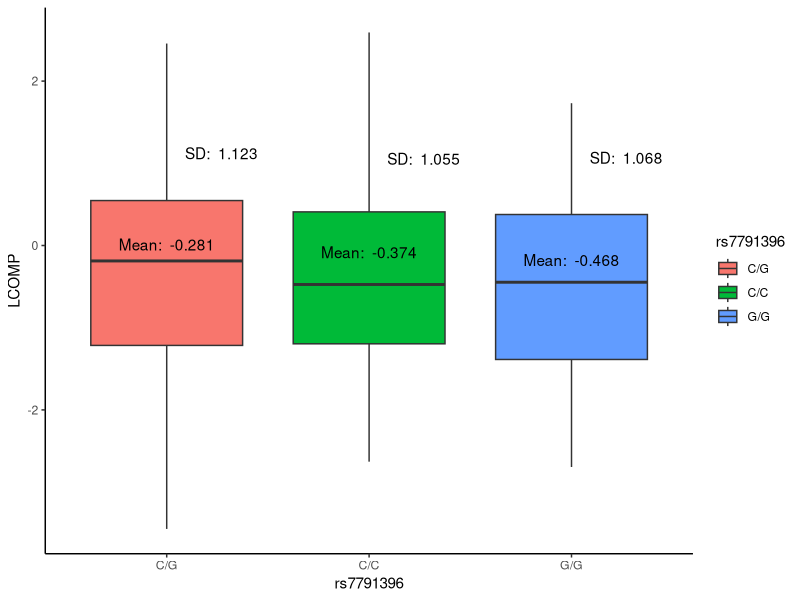
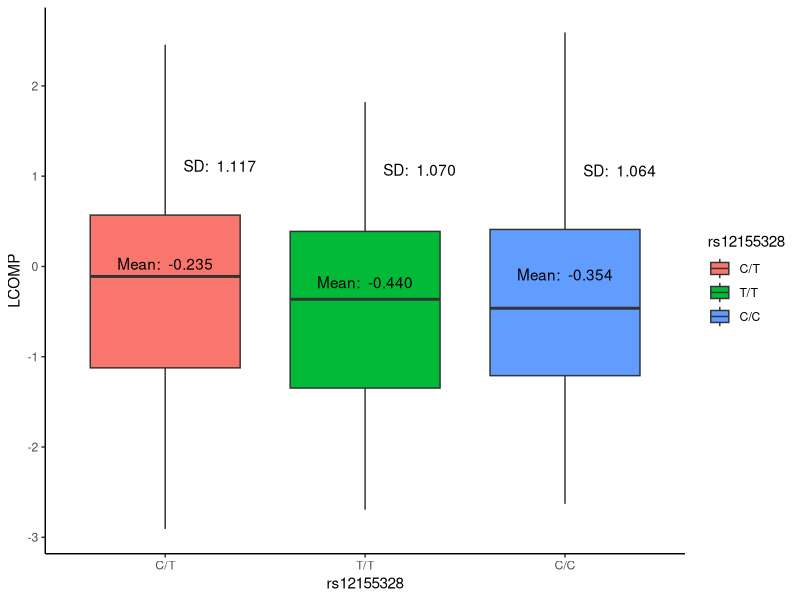
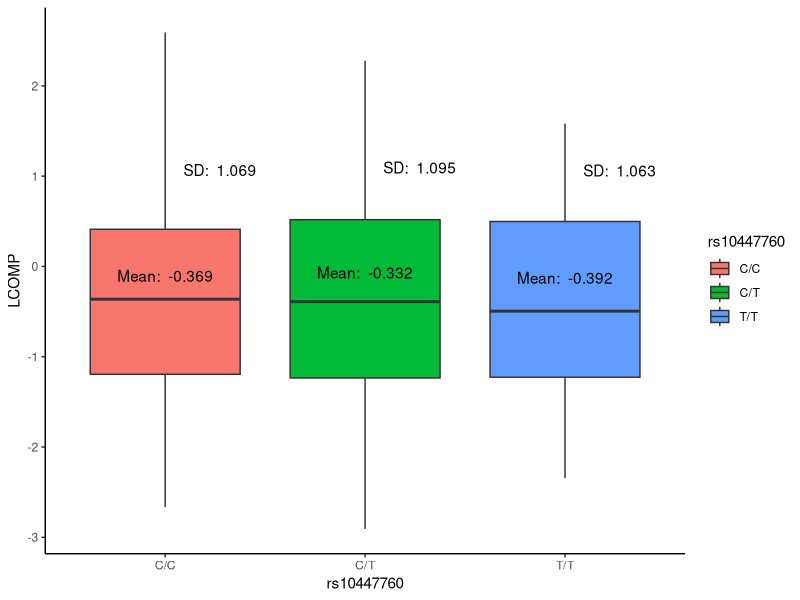
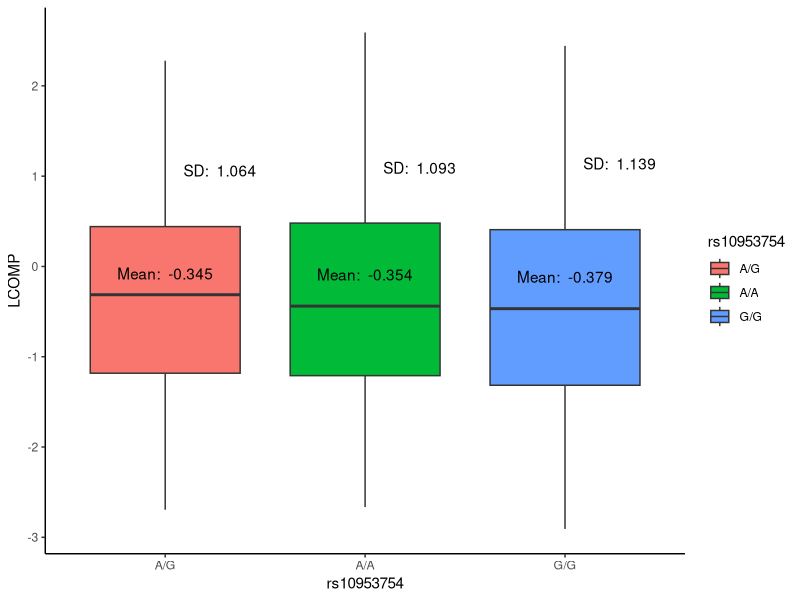
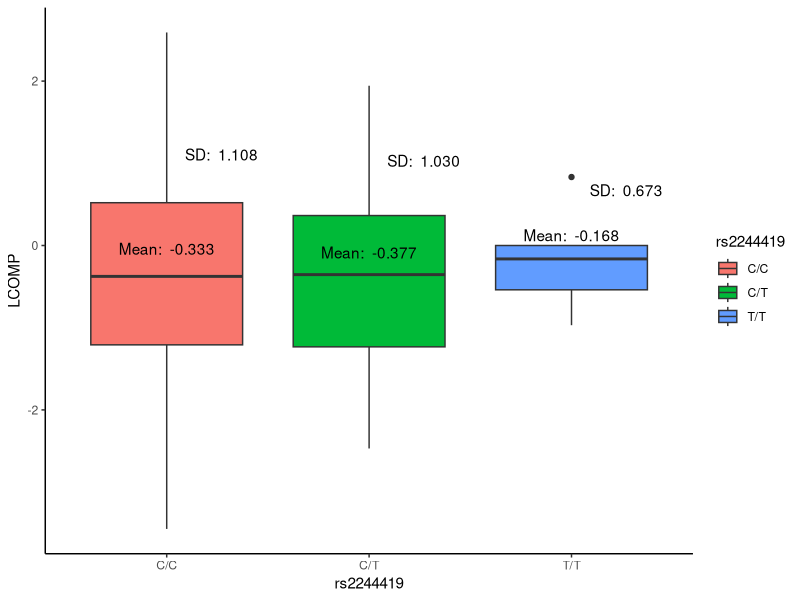
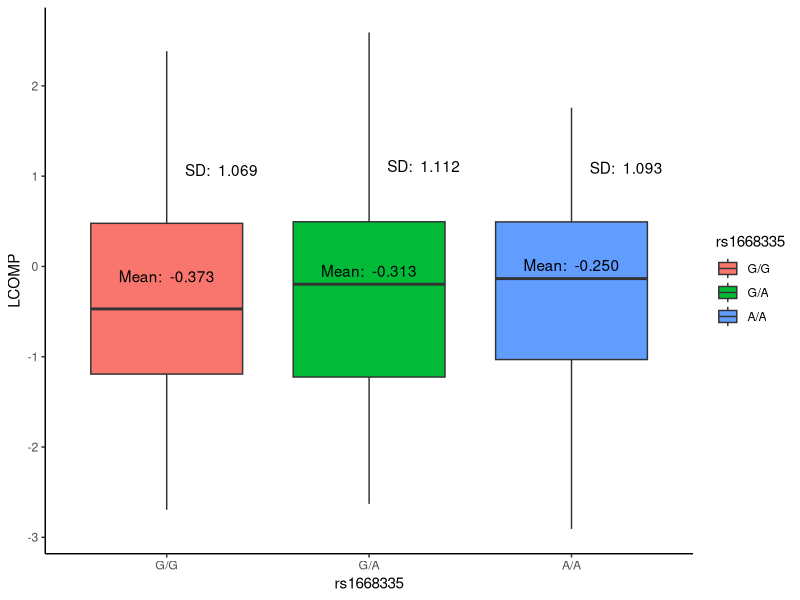
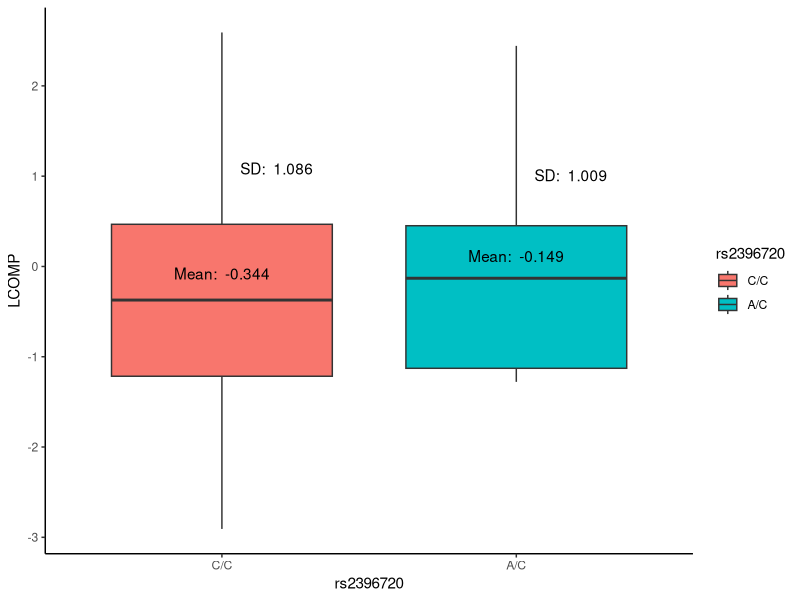
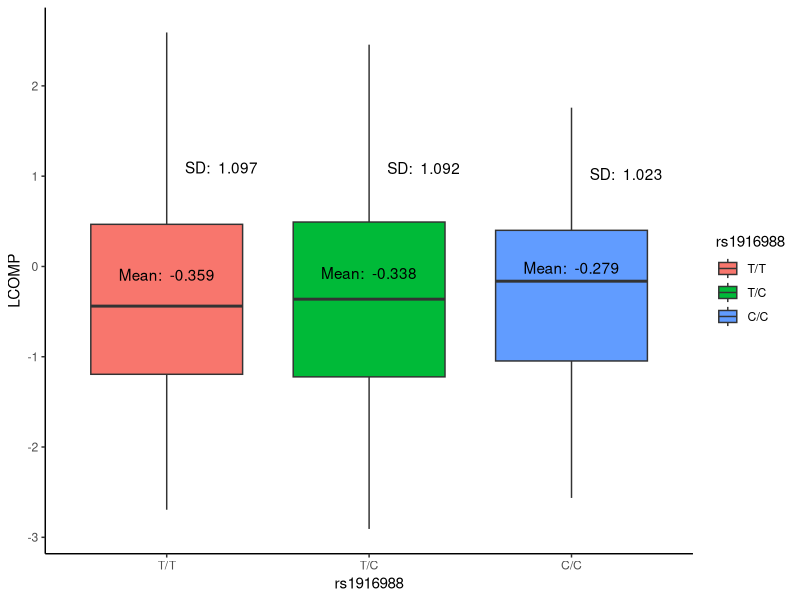

Here is the R script that generated these plots, in order:
## ---- chunk 1
library(tidyverse)
library(skimr)
## ---- chunk 2
elvs <- read_csv(here::here("data", "tidy_elvs.csv"))
elvs <- elvs %>% mutate(rs1916988 = as_factor(rs1916988))
iowa <- read_csv(here::here("data", "tidy_iowa.csv"))
iowa <- iowa %>% mutate_at(vars(starts_with("rs")), funs( as_factor(.)))
## ---- chunk 3

test <- iowa %>% select(LCOMP,rs7791396) %>% filter( rs7791396 != '0/0')

sumar <- test %>% group_by(rs7791396) %>% summarize(
  mean(LCOMP),
  sd(LCOMP),
  n() 
  ) 
#test %>% group_by(rs7791396) %>% skim()
mean <- sumar %>% pull('mean(LCOMP)')
sd <- sumar %>% pull('sd(LCOMP)')
n <- sumar %>% pull('n()')



test_mod <- lm(LCOMP~ rs7791396 , data=test)
# str(summary(test_mod)) #Look in here to find parse
rsq <- summary(test_mod)$r.squared[1]

cat('R Squared: ' , rsq )

#summary(str(anova(test_mod)))

F_stat <- anova(test_mod)$'F value'[1]

cat('F statistic: ' , F_stat)

p_val <- anova(test_mod)$'Pr(>F)'[1]

cat('P value: ' , p_val)
  
fun_mean <-  function(x){
  return(data.frame(y=mean(x),label=paste( 'Mean: ',formatC(mean(x,na.rm=T), digits =3, format='f'))))
}

fun_sd <-  function(x){
  return(data.frame(y=sd(x),label=paste( 'SD: ',formatC(sd(x,na.rm=T), digits =3, format='f'))))
}

fun_n <-  function(x){
  return(data.frame(y=mean(x),label=paste( 'Mean: ',formatC(mean(x), digits =3, format='f'))))
}


test %>% ggplot(aes(x=rs7791396,y= LCOMP)) + 
  geom_boxplot(aes(fill=rs7791396))  +
  stat_summary(fun.data = fun_mean, geom='text',vjust=-1.5) +
  stat_summary(fun.data = fun_sd, geom='text',hjust=-.25) +
  theme_classic()
  
ggsave('rs7791396.png')

## ---- chunk 4

test <- iowa %>% select(LCOMP,rs12155328) %>% filter( rs12155328 != '0/0')

sumar <- test %>% group_by(rs12155328) %>% summarize(
  mean(LCOMP),
  sd(LCOMP),
  n() 
  ) 
#test %>% group_by(rs7791396) %>% skim()
mean <- sumar %>% pull('mean(LCOMP)')
sd <- sumar %>% pull('sd(LCOMP)')
n <- sumar %>% pull('n()')



test_mod <- lm(LCOMP~ rs12155328 , data=test)
# str(summary(test_mod)) #Look in here to find parse
rsq <- summary(test_mod)$r.squared[1]

cat('R Squared: ' , rsq )

#summary(str(anova(test_mod)))

F_stat <- anova(test_mod)$'F value'[1]

cat('F statistic: ' , F_stat)

p_val <- anova(test_mod)$'Pr(>F)'[1]

cat('P value: ' , p_val)
  
fun_mean <-  function(x){
  return(data.frame(y=mean(x),label=paste( 'Mean: ',formatC(mean(x,na.rm=T), digits =3, format='f'))))
}

fun_sd <-  function(x){
  return(data.frame(y=sd(x),label=paste( 'SD: ',formatC(sd(x,na.rm=T), digits =3, format='f'))))
}

fun_n <-  function(x){
  return(data.frame(y=mean(x),label=paste( 'Mean: ',formatC(mean(x), digits =3, format='f'))))
}


test %>% ggplot(aes(x=rs12155328,y= LCOMP)) + 
  geom_boxplot(aes(fill=rs12155328))  +
  stat_summary(fun.data = fun_mean, geom='text',vjust=-1.5) +
  stat_summary(fun.data = fun_sd, geom='text',hjust=-.25) +
  theme_classic()
  
ggsave('rs12155328.png')

## ---- chunk 5

test <- iowa %>% select(LCOMP,rs10447760) %>% filter( rs10447760 != '0/0')

sumar <- test %>% group_by(rs10447760) %>% summarize(
  mean(LCOMP),
  sd(LCOMP),
  n() 
  ) 
#test %>% group_by(rs7791396) %>% skim()
mean <- sumar %>% pull('mean(LCOMP)')
sd <- sumar %>% pull('sd(LCOMP)')
n <- sumar %>% pull('n()')



test_mod <- lm(LCOMP~ rs10447760 , data=test)
# str(summary(test_mod)) #Look in here to find parse
rsq <- summary(test_mod)$r.squared[1]

cat('R Squared: ' , rsq )

#summary(str(anova(test_mod)))

F_stat <- anova(test_mod)$'F value'[1]

cat('F statistic: ' , F_stat)

p_val <- anova(test_mod)$'Pr(>F)'[1]

cat('P value: ' , p_val)
  
fun_mean <-  function(x){
  return(data.frame(y=mean(x),label=paste( 'Mean: ',formatC(mean(x,na.rm=T), digits =3, format='f'))))
}

fun_sd <-  function(x){
  return(data.frame(y=sd(x),label=paste( 'SD: ',formatC(sd(x,na.rm=T), digits =3, format='f'))))
}

fun_n <-  function(x){
  return(data.frame(y=mean(x),label=paste( 'Mean: ',formatC(mean(x), digits =3, format='f'))))
}


test %>% ggplot(aes(x=rs10447760,y= LCOMP)) + 
  geom_boxplot(aes(fill=rs10447760))  +
  stat_summary(fun.data = fun_mean, geom='text',vjust=-1.5) +
  stat_summary(fun.data = fun_sd, geom='text',hjust=-.25) +
  theme_classic()
  
ggsave('rs10447760.png')

## ---- chunk 6

test <- iowa %>% select(LCOMP,rs10953754) %>% filter( rs10953754 != '0/0')

sumar <- test %>% group_by(rs10953754) %>% summarize(
  mean(LCOMP),
  sd(LCOMP),
  n() 
  ) 
#test %>% group_by(rs7791396) %>% skim()
mean <- sumar %>% pull('mean(LCOMP)')
sd <- sumar %>% pull('sd(LCOMP)')
n <- sumar %>% pull('n()')



test_mod <- lm(LCOMP~ rs10953754 , data=test)
# str(summary(test_mod)) #Look in here to find parse
rsq <- summary(test_mod)$r.squared[1]

cat('R Squared: ' , rsq )

#summary(str(anova(test_mod)))

F_stat <- anova(test_mod)$'F value'[1]

cat('F statistic: ' , F_stat)

p_val <- anova(test_mod)$'Pr(>F)'[1]

cat('P value: ' , p_val)
  
fun_mean <-  function(x){
  return(data.frame(y=mean(x),label=paste( 'Mean: ',formatC(mean(x,na.rm=T), digits =3, format='f'))))
}

fun_sd <-  function(x){
  return(data.frame(y=sd(x),label=paste( 'SD: ',formatC(sd(x,na.rm=T), digits =3, format='f'))))
}

fun_n <-  function(x){
  return(data.frame(y=mean(x),label=paste( 'Mean: ',formatC(mean(x), digits =3, format='f'))))
}


test %>% ggplot(aes(x=rs10953754,y= LCOMP)) + 
  geom_boxplot(aes(fill=rs10953754))  +
  stat_summary(fun.data = fun_mean, geom='text',vjust=-1.5) +
  stat_summary(fun.data = fun_sd, geom='text',hjust=-.25) +
  theme_classic()
  
ggsave('rs10953754.png')

## ---- chunk 7

test <- iowa %>% select(LCOMP,rs2244419) %>% filter( rs2244419 != '0/0')

sumar <- test %>% group_by(rs2244419) %>% summarize(
  mean(LCOMP),
  sd(LCOMP),
  n() 
  ) 
#test %>% group_by(rs7791396) %>% skim()
mean <- sumar %>% pull('mean(LCOMP)')
sd <- sumar %>% pull('sd(LCOMP)')
n <- sumar %>% pull('n()')



test_mod <- lm(LCOMP~ rs2244419 , data=test)
# str(summary(test_mod)) #Look in here to find parse
rsq <- summary(test_mod)$r.squared[1]

cat('R Squared: ' , rsq )

#summary(str(anova(test_mod)))

F_stat <- anova(test_mod)$'F value'[1]

cat('F statistic: ' , F_stat)

p_val <- anova(test_mod)$'Pr(>F)'[1]

cat('P value: ' , p_val)
  
fun_mean <-  function(x){
  return(data.frame(y=mean(x),label=paste( 'Mean: ',formatC(mean(x,na.rm=T), digits =3, format='f'))))
}

fun_sd <-  function(x){
  return(data.frame(y=sd(x),label=paste( 'SD: ',formatC(sd(x,na.rm=T), digits =3, format='f'))))
}

fun_n <-  function(x){
  return(data.frame(y=mean(x),label=paste( 'Mean: ',formatC(mean(x), digits =3, format='f'))))
}


test %>% ggplot(aes(x=rs2244419,y= LCOMP)) + 
  geom_boxplot(aes(fill=rs2244419))  +
  stat_summary(fun.data = fun_mean, geom='text',vjust=-1.5) +
  stat_summary(fun.data = fun_sd, geom='text',hjust=-.25) +
  theme_classic()
  
ggsave('rs2244419.png')

## ---- chunk 8

test <- iowa %>% select(LCOMP,rs1668335) %>% filter( rs1668335 != '0/0')

sumar <- test %>% group_by(rs1668335) %>% summarize(
  mean(LCOMP),
  sd(LCOMP),
  n() 
  ) 
#test %>% group_by(rs7791396) %>% skim()
mean <- sumar %>% pull('mean(LCOMP)')
sd <- sumar %>% pull('sd(LCOMP)')
n <- sumar %>% pull('n()')



test_mod <- lm(LCOMP~ rs1668335 , data=test)
# str(summary(test_mod)) #Look in here to find parse
rsq <- summary(test_mod)$r.squared[1]

cat('R Squared: ' , rsq )

#summary(str(anova(test_mod)))

F_stat <- anova(test_mod)$'F value'[1]

cat('F statistic: ' , F_stat)

p_val <- anova(test_mod)$'Pr(>F)'[1]

cat('P value: ' , p_val)
  
fun_mean <-  function(x){
  return(data.frame(y=mean(x),label=paste( 'Mean: ',formatC(mean(x,na.rm=T), digits =3, format='f'))))
}

fun_sd <-  function(x){
  return(data.frame(y=sd(x),label=paste( 'SD: ',formatC(sd(x,na.rm=T), digits =3, format='f'))))
}

fun_n <-  function(x){
  return(data.frame(y=mean(x),label=paste( 'Mean: ',formatC(mean(x), digits =3, format='f'))))
}


test %>% ggplot(aes(x=rs1668335,y= LCOMP)) + 
  geom_boxplot(aes(fill=rs1668335))  +
  stat_summary(fun.data = fun_mean, geom='text',vjust=-1.5) +
  stat_summary(fun.data = fun_sd, geom='text',hjust=-.25) +
  theme_classic()
  
ggsave('rs1668335.png')

## ---- chunk 9

test <- iowa %>% select(LCOMP,rs2396720) %>% filter( rs2396720 != '0/0')

sumar <- test %>% group_by(rs2396720) %>% summarize(
  mean(LCOMP),
  sd(LCOMP),
  n() 
  ) 
#test %>% group_by(rs7791396) %>% skim()
mean <- sumar %>% pull('mean(LCOMP)')
sd <- sumar %>% pull('sd(LCOMP)')
n <- sumar %>% pull('n()')



test_mod <- lm(LCOMP~ rs2396720 , data=test)
# str(summary(test_mod)) #Look in here to find parse
rsq <- summary(test_mod)$r.squared[1]

cat('R Squared: ' , rsq )

#summary(str(anova(test_mod)))

F_stat <- anova(test_mod)$'F value'[1]

cat('F statistic: ' , F_stat)

p_val <- anova(test_mod)$'Pr(>F)'[1]

cat('P value: ' , p_val)
  
fun_mean <-  function(x){
  return(data.frame(y=mean(x),label=paste( 'Mean: ',formatC(mean(x,na.rm=T), digits =3, format='f'))))
}

fun_sd <-  function(x){
  return(data.frame(y=sd(x),label=paste( 'SD: ',formatC(sd(x,na.rm=T), digits =3, format='f'))))
}

fun_n <-  function(x){
  return(data.frame(y=mean(x),label=paste( 'Mean: ',formatC(mean(x), digits =3, format='f'))))
}


test %>% ggplot(aes(x=rs2396720,y= LCOMP)) + 
  geom_boxplot(aes(fill=rs2396720))  +
  stat_summary(fun.data = fun_mean, geom='text',vjust=-1.5) +
  stat_summary(fun.data = fun_sd, geom='text',hjust=-.25) +
  theme_classic()
  
ggsave('rs2396720.png')

## ---- chunk 10

test <- iowa %>% select(LCOMP,rs1916988) %>% filter( rs1916988 != '0/0')

sumar <- test %>% group_by(rs1916988) %>% summarize(
  mean(LCOMP),
  sd(LCOMP),
  n() 
  ) 
#test %>% group_by(rs7791396) %>% skim()
mean <- sumar %>% pull('mean(LCOMP)')
sd <- sumar %>% pull('sd(LCOMP)')
n <- sumar %>% pull('n()')



test_mod <- lm(LCOMP~ rs1916988 , data=test)
# str(summary(test_mod)) #Look in here to find parse
rsq <- summary(test_mod)$r.squared[1]

cat('R Squared: ' , rsq )

#summary(str(anova(test_mod)))

F_stat <- anova(test_mod)$'F value'[1]

cat('F statistic: ' , F_stat)

p_val <- anova(test_mod)$'Pr(>F)'[1]

cat('P value: ' , p_val)
  
fun_mean <-  function(x){
  return(data.frame(y=mean(x),label=paste( 'Mean: ',formatC(mean(x,na.rm=T), digits =3, format='f'))))
}

fun_sd <-  function(x){
  return(data.frame(y=sd(x),label=paste( 'SD: ',formatC(sd(x,na.rm=T), digits =3, format='f'))))
}

fun_n <-  function(x){
  return(data.frame(y=mean(x),label=paste( 'Mean: ',formatC(mean(x), digits =3, format='f'))))
}


test %>% ggplot(aes(x=rs1916988,y= LCOMP)) + 
  geom_boxplot(aes(fill=rs1916988))  +
  stat_summary(fun.data = fun_mean, geom='text',vjust=-1.5) +
  stat_summary(fun.data = fun_sd, geom='text',hjust=-.25) +
  theme_classic()
  
ggsave('rs1916988.png')

## ---- chunk 11

test <- iowa %>% select(LCOMP,rs11505922) %>% filter( rs11505922 != '0/0')

sumar <- test %>% group_by(rs11505922) %>% summarize(
  mean(LCOMP),
  sd(LCOMP),
  n() 
  ) 
#test %>% group_by(rs7791396) %>% skim()
mean <- sumar %>% pull('mean(LCOMP)')
sd <- sumar %>% pull('sd(LCOMP)')
n <- sumar %>% pull('n()')



test_mod <- lm(LCOMP~ rs11505922 , data=test)
# str(summary(test_mod)) #Look in here to find parse
rsq <- summary(test_mod)$r.squared[1]

cat('R Squared: ' , rsq )

#summary(str(anova(test_mod)))

F_stat <- anova(test_mod)$'F value'[1]

cat('F statistic: ' , F_stat)

p_val <- anova(test_mod)$'Pr(>F)'[1]

cat('P value: ' , p_val)
  
fun_mean <-  function(x){
  return(data.frame(y=mean(x),label=paste( 'Mean: ',formatC(mean(x,na.rm=T), digits =3, format='f'))))
}

fun_sd <-  function(x){
  return(data.frame(y=sd(x),label=paste( 'SD: ',formatC(sd(x,na.rm=T), digits =3, format='f'))))
}

fun_n <-  function(x){
  return(data.frame(y=mean(x),label=paste( 'Mean: ',formatC(mean(x), digits =3, format='f'))))
}


test %>% ggplot(aes(x=rs11505922,y= LCOMP)) + 
  geom_boxplot(aes(fill=rs11505922))  +
  stat_summary(fun.data = fun_mean, geom='text',vjust=-1.5) +
  stat_summary(fun.data = fun_sd, geom='text',hjust=-.25) +
  theme_classic()
  
ggsave('rs11505922.png')

## ---- chunk 12

test <- iowa %>% select(LCOMP,rs7785701) %>% filter( rs7785701 != '0/0')

sumar <- test %>% group_by(rs7785701) %>% summarize(
  mean(LCOMP),
  sd(LCOMP),
  n() 
  ) 
#test %>% group_by(rs7791396) %>% skim()
mean <- sumar %>% pull('mean(LCOMP)')
sd <- sumar %>% pull('sd(LCOMP)')
n <- sumar %>% pull('n()')



test_mod <- lm(LCOMP~ rs7785701 , data=test)
# str(summary(test_mod)) #Look in here to find parse
rsq <- summary(test_mod)$r.squared[1]

cat('R Squared: ' , rsq )

#summary(str(anova(test_mod)))

F_stat <- anova(test_mod)$'F value'[1]

cat('F statistic: ' , F_stat)

p_val <- anova(test_mod)$'Pr(>F)'[1]

cat('P value: ' , p_val)
  
fun_mean <-  function(x){
  return(data.frame(y=mean(x),label=paste( 'Mean: ',formatC(mean(x,na.rm=T), digits =3, format='f'))))
}

fun_sd <-  function(x){
  return(data.frame(y=sd(x),label=paste( 'SD: ',formatC(sd(x,na.rm=T), digits =3, format='f'))))
}

fun_n <-  function(x){
  return(data.frame(y=mean(x),label=paste( 'Mean: ',formatC(mean(x), digits =3, format='f'))))
}


test %>% ggplot(aes(x=rs7785701,y= LCOMP)) + 
  geom_boxplot(aes(fill=rs7785701))  +
  stat_summary(fun.data = fun_mean, geom='text',vjust=-1.5) +
  stat_summary(fun.data = fun_sd, geom='text',hjust=-.25) +
  theme_classic()
  
ggsave('rs7785701.png')

## ---- chunk 13

test <- iowa %>% select(LCOMP,rs2106900) %>% filter( rs2106900 != '0/0')

sumar <- test %>% group_by(rs2106900) %>% summarize(
  mean(LCOMP),
  sd(LCOMP),
  n() 
  ) 
#test %>% group_by(rs7791396) %>% skim()
mean <- sumar %>% pull('mean(LCOMP)')
sd <- sumar %>% pull('sd(LCOMP)')
n <- sumar %>% pull('n()')



test_mod <- lm(LCOMP~ rs2106900 , data=test)
# str(summary(test_mod)) #Look in here to find parse
rsq <- summary(test_mod)$r.squared[1]

cat('R Squared: ' , rsq )

#summary(str(anova(test_mod)))

F_stat <- anova(test_mod)$'F value'[1]

cat('F statistic: ' , F_stat)

p_val <- anova(test_mod)$'Pr(>F)'[1]

cat('P value: ' , p_val)
  
fun_mean <-  function(x){
  return(data.frame(y=mean(x),label=paste( 'Mean: ',formatC(mean(x,na.rm=T), digits =3, format='f'))))
}

fun_sd <-  function(x){
  return(data.frame(y=sd(x),label=paste( 'SD: ',formatC(sd(x,na.rm=T), digits =3, format='f'))))
}

fun_n <-  function(x){
  return(data.frame(y=mean(x),label=paste( 'Mean: ',formatC(mean(x), digits =3, format='f'))))
}


test %>% ggplot(aes(x=rs2106900,y= LCOMP)) + 
  geom_boxplot(aes(fill=rs2106900))  +
  stat_summary(fun.data = fun_mean, geom='text',vjust=-1.5) +
  stat_summary(fun.data = fun_sd, geom='text',hjust=-.25) +
  theme_classic()
  
ggsave('rs2106900.png')

## ---- chunk 14

test <- iowa %>% select(LCOMP,rs7799652) %>% filter( rs7799652 != '0/0')

sumar <- test %>% group_by(rs7799652) %>% summarize(
  mean(LCOMP),
  sd(LCOMP),
  n() 
  ) 
#test %>% group_by(rs7791396) %>% skim()
mean <- sumar %>% pull('mean(LCOMP)')
sd <- sumar %>% pull('sd(LCOMP)')
n <- sumar %>% pull('n()')



test_mod <- lm(LCOMP~ rs7799652 , data=test)
# str(summary(test_mod)) #Look in here to find parse
rsq <- summary(test_mod)$r.squared[1]

cat('R Squared: ' , rsq )

#summary(str(anova(test_mod)))

F_stat <- anova(test_mod)$'F value'[1]

cat('F statistic: ' , F_stat)

p_val <- anova(test_mod)$'Pr(>F)'[1]

cat('P value: ' , p_val)
  
fun_mean <-  function(x){
  return(data.frame(y=mean(x),label=paste( 'Mean: ',formatC(mean(x,na.rm=T), digits =3, format='f'))))
}

fun_sd <-  function(x){
  return(data.frame(y=sd(x),label=paste( 'SD: ',formatC(sd(x,na.rm=T), digits =3, format='f'))))
}

fun_n <-  function(x){
  return(data.frame(y=mean(x),label=paste( 'Mean: ',formatC(mean(x), digits =3, format='f'))))
}


test %>% ggplot(aes(x=rs7799652,y= LCOMP)) + 
  geom_boxplot(aes(fill=rs7799652))  +
  stat_summary(fun.data = fun_mean, geom='text',vjust=-1.5) +
  stat_summary(fun.data = fun_sd, geom='text',hjust=-.25) +
  theme_classic()
  
ggsave('rs7799652.png')

## ---- chunk 15

test <- iowa %>% select(LCOMP,rs1005958) %>% filter( rs1005958 != '0/0')

sumar <- test %>% group_by(rs1005958) %>% summarize(
  mean(LCOMP),
  sd(LCOMP),
  n() 
  ) 
#test %>% group_by(rs7791396) %>% skim()
mean <- sumar %>% pull('mean(LCOMP)')
sd <- sumar %>% pull('sd(LCOMP)')
n <- sumar %>% pull('n()')



test_mod <- lm(LCOMP~ rs1005958 , data=test)
# str(summary(test_mod)) #Look in here to find parse
rsq <- summary(test_mod)$r.squared[1]

cat('R Squared: ' , rsq )

#summary(str(anova(test_mod)))

F_stat <- anova(test_mod)$'F value'[1]

cat('F statistic: ' , F_stat)

p_val <- anova(test_mod)$'Pr(>F)'[1]

cat('P value: ' , p_val)
  
fun_mean <-  function(x){
  return(data.frame(y=mean(x),label=paste( 'Mean: ',formatC(mean(x,na.rm=T), digits =3, format='f'))))
}

fun_sd <-  function(x){
  return(data.frame(y=sd(x),label=paste( 'SD: ',formatC(sd(x,na.rm=T), digits =3, format='f'))))
}

fun_n <-  function(x){
  return(data.frame(y=mean(x),label=paste( 'Mean: ',formatC(mean(x), digits =3, format='f'))))
}


test %>% ggplot(aes(x=rs1005958,y= LCOMP)) + 
  geom_boxplot(aes(fill=rs1005958))  +
  stat_summary(fun.data = fun_mean, geom='text',vjust=-1.5) +
  stat_summary(fun.data = fun_sd, geom='text',hjust=-.25) +
  theme_classic()
  
ggsave('rs1005958.png')

